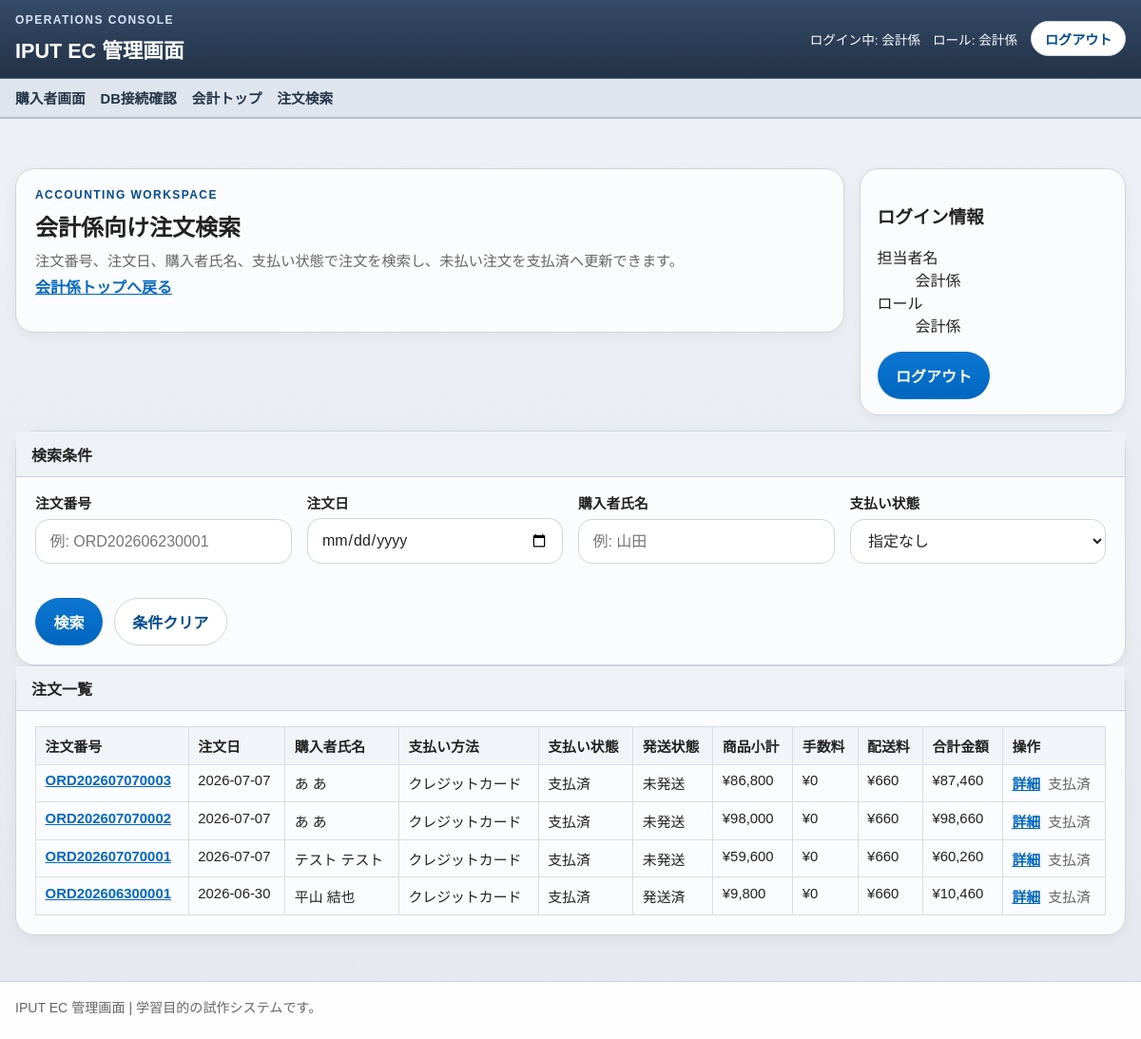
Page /staff/accountant/orders (signed in) on the earlier database version.
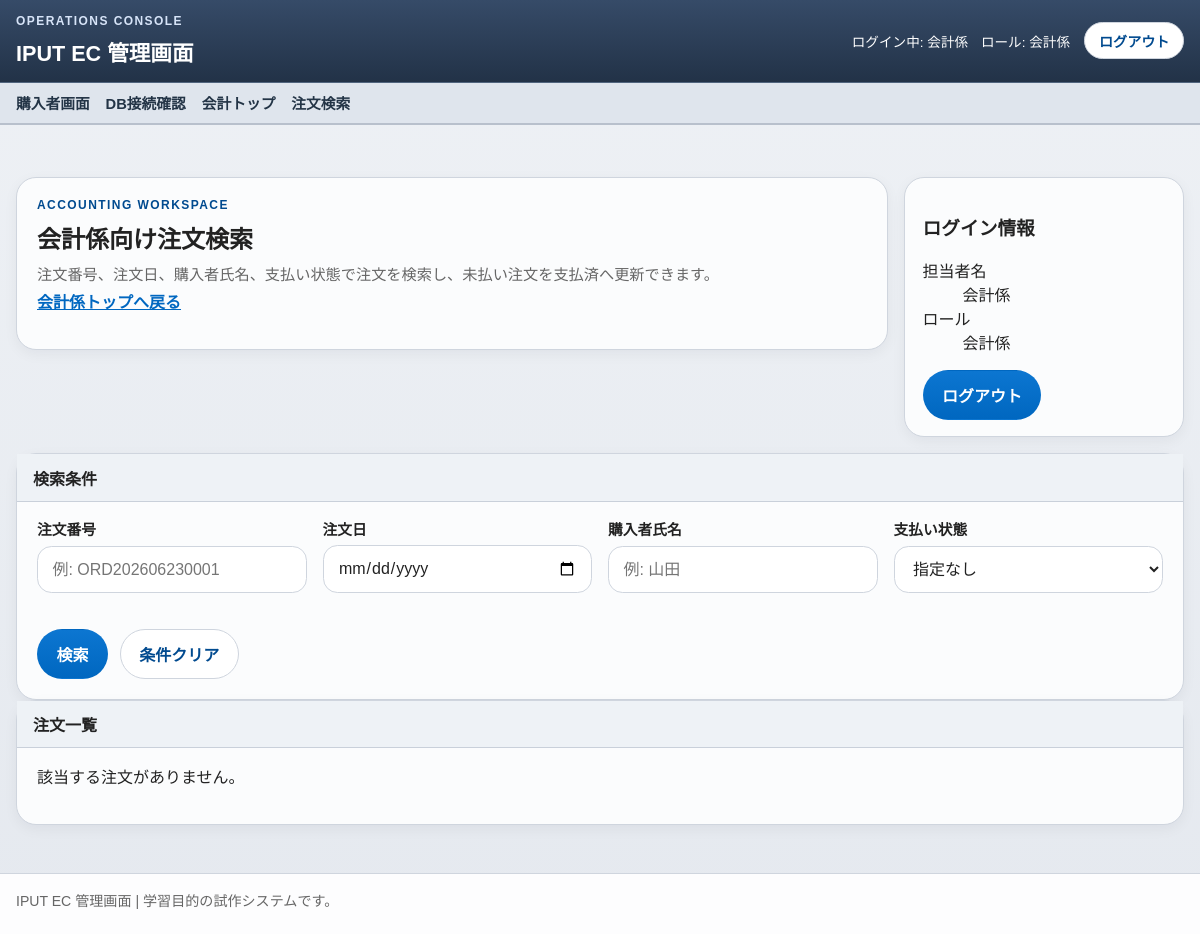
Same page on the later database version.
### tables this page shows
CREATE TABLE orders (
    id INTEGER PRIMARY KEY AUTOINCREMENT,
    order_no TEXT NOT NULL UNIQUE,
    order_date TEXT NOT NULL,
    customer_name TEXT NOT NULL,
    customer_address TEXT NOT NULL,
    customer_contact TEXT NOT NULL,
    order_type TEXT NOT NULL CHECK (order_type IN ('phone_fax', 'online')),
    payment_method TEXT NOT NULL CHECK (payment_method IN ('bank', 'convenience', 'cod', 'credit')),
    payment_status TEXT NOT NULL CHECK (payment_status IN ('unpaid', 'paid')),
    shipping_status TEXT NOT NULL CHECK (shipping_status IN ('unshipped', 'shipped')),
    subtotal INTEGER NOT NULL DEFAULT 0,
    fee INTEGER NOT NULL DEFAULT 0,
    shipping_fee INTEGER NOT NULL DEFAULT 0,
    total_amount INTEGER NOT NULL DEFAULT 0,
    created_at TEXT NOT NULL DEFAULT CURRENT_TIMESTAMP,
    updated_at TEXT NOT NULL DEFAULT CURRENT_TIMESTAMP
);

### app/Views/staff/accounting_orders.php (the view, shortened to what the changed rows need)
<section class="staff-hero">
    <div class="panel">
        <h2>会計係向け注文検索</h2>
    </div>
</section>
<section class="panel">
    <div class="panel-heading-bar">
        <h3>注文一覧</h3>
    </div>
    <?php if ($orders === []): ?>
        <p class="empty-state">該当する注文がありません。</p>
    <?php else: ?>
        <div class="table-wrap">
            <table class="data-table">
                <thead>
                    <tr>
                        <th>注文番号</th>
                        <th>注文日</th>
                        <th>購入者氏名</th>
                        <th>支払い方法</th>
                        <th>支払い状態</th>
                        <th>発送状態</th>
                        <th>商品小計</th>
                        <th>手数料</th>
                        <th>配送料</th>
                        <th>合計金額</th>
                        <th>操作</th>
                    </tr>
                </thead>
                <tbody>
                    <?php foreach ($orders as $order): ?>
                        <tr>
                            <td><a class="text-link" href="/staff/accountant/orders/<?= e((string) $order['order_no']) ?>"><?= e((string) $order['order_no']) ?></a></td>
                            <td><?= e(substr((string) $order['order_date'], 0, 10)) ?></td>
                            <td><?= e((string) $order['customer_name']) ?></td>
                            <td><?= e((string) $order['payment_method_label']) ?></td>
                            <td><?= e((string) $order['payment_status_label']) ?></td>
                            <td><?= e((string) $order['shipping_status_label']) ?></td>
                            <td>¥<?= number_format((int) $order['subtotal']) ?></td>
                            <td>¥<?= number_format((int) $order['fee']) ?></td>
                            <td>¥<?= number_format((int) $order['shipping_fee']) ?></td>
                            <td>¥<?= number_format((int) $order['total_amount']) ?></td>
                            <td>
                                <div class="inline-actions">
                                    <a class="text-link" href="/staff/accountant/orders/<?= e((string) $order['order_no']) ?>">詳細</a>
                                    <?php if (!empty($order['can_update_payment'])): ?>
                                        <form method="post" action="/staff/accountant/orders/<?= e((string) $order['order_no']) ?>/payment">
                                            <input type="hidden" name="_csrf" value="<?= e((string) $csrfToken) ?>">
                                            <button class="button-link button-submit button-small" type="submit">支払済へ更新</button>
                                        </form>
                                    <?php else: ?>
                                        <span class="status-muted"><?= e((string) $order['payment_status_label']) ?></span>
                                    <?php endif; ?>
                                </div>
                            </td>
                        </tr>
                    <?php endforeach; ?>
                </tbody>
            </table>
        </div>
    <?php endif; ?>
</section>

### app/Views/layouts/header.php (shortened to what the changed rows need)
<?php
$adminApplicationName = (string) config('app.admin_name', 'IPUT EC 管理画面');
$authUser = $_SESSION['auth'] ?? null;
$currentPath = current_path();
$isAdminArea = $currentPath === '/login' || str_starts_with($currentPath, '/staff');
$isCustomerArea = !$isAdminArea;
$bodyClass = $isAdminArea ? 'admin-shell admin-page' : 'customer-shell public-page';
$serviceName = (string) config('app.customer_ui.service_name', 'IPUT EC');
$shippingCopy = (string) config('app.customer_ui.shipping_copy', '');
$searchQuery = trim((string) ($_GET['name'] ?? ''));
$selectedCategory = trim((string) ($_GET['category'] ?? ''));
$headerCategoryOptions = isset($categoryOptions) && is_array($categoryOptions) ? array_slice($categoryOptions, 0, 16) : [];
$favoriteCount = 0;
$customerUtilityLinks = [
    ['label' => sprintf('お気に入り商品%s', $favoriteCount > 0 ? ' (' . $favoriteCount . ')' : ''), 'url' => '/favorites', 'icon' => 'heart'],
    ['label' => 'サイトマップ', 'url' => '/sitemap', 'icon' => 'map'],
    ['label' => '店舗のご案内', 'url' => '/stores', 'icon' => 'store'],
];
$cartCount = 0;
$subtotal = 0;
$currentRole = (string) (($authUser['role'] ?? ''));
$adminMenu = [
    'receptionist' => [
        ['label' => '受付トップ', 'url' => '/staff/receptionist'],
        ['label' => '注文登録', 'url' => '/staff/receptionist/orders/new'],
        ['label' => '商品検索', 'url' => '/staff/receptionist/products'],
        ['label' => '注文確認', 'url' => '/staff/receptionist/orders'],
    ],
    'accountant' => [
        ['label' => '会計トップ', 'url' => '/staff/accountant'],
        ['label' => '注文検索', 'url' => '/staff/accountant/orders'],
    ],
    'shipper' => [
        ['label' => '発送トップ', 'url' => '/staff/shipper'],
        ['label' => '未発送一覧', 'url' => '/staff/shipper/orders'],
    ],
    'product_manager' => [
        ['label' => '商品管理トップ', 'url' => '/staff/product-manager'],
        ['label' => '商品一覧', 'url' => '/staff/product-manager/products'],
        ['label' => '新規追加', 'url' => '/staff/product-manager/products/new'],
    ],
];
?>
<!DOCTYPE html>
<html lang="ja">
<head>
    <link rel="stylesheet" href="/assets/css/style.css">
</head>
<body class="<?= e($bodyClass) ?>">
<?php if ($isCustomerArea): ?>
    <header class="site-header customer-header">
        <div class="customer-utility-bar">
            <div class="container customer-utility-inner">
                <nav class="customer-utility-links" aria-label="補助メニュー">
                    <?php foreach ($customerUtilityLinks as $link): ?>
                        <?php $isFavoriteUtilityLink = (string) $link['url'] === '/favorites'; ?>
                        <a href="<?= e((string) $link['url']) ?>" <?= $isFavoriteUtilityLink ? 'data-favorite-link' : '' ?>>
                            <i data-lucide="<?= e((string) $link['icon']) ?>" aria-hidden="true"></i>
                            <span <?= $isFavoriteUtilityLink ? 'data-favorite-label' : '' ?>><?= e((string) $link['label']) ?></span>
                        </a>
                    <?php endforeach; ?>
                </nav>
                <div class="customer-utility-status">
                    <span><?= e($shippingCopy) ?></span>
                </div>
            </div>
        </div>
        <div class="customer-search-row">
            <div class="container customer-search-inner">
                <a class="customer-brand-link" href="/">
                    <strong><?= e($serviceName) ?></strong>
                </a>
                <form class="customer-search-form" method="get" action="/products" role="search">
                    <label class="sr-only" for="header-category">カテゴリ</label>
                    <select id="header-category" name="category" class="customer-search-category">
                        <option value="">カテゴリ</option>
                        <?php foreach ($headerCategoryOptions as $category): ?>
                            <option value="<?= e((string) $category['value']) ?>" <?= $selectedCategory === (string) $category['value'] ? 'selected' : '' ?>>
                                <?= e((string) $category['value']) ?>
                            </option>
                        <?php endforeach; ?>
                    </select>
                    <label class="sr-only" for="global-search">商品検索</label>
                    <input id="global-search" type="text" name="name" value="<?= e($searchQuery) ?>" placeholder="ここにキーワードを入力">
                    <button class="button-link button-submit" type="submit">
                        <i data-lucide="search" aria-hidden="true"></i>
                        検索
                    </button>
                </form>
                <a class="customer-cart-link" href="/cart">
                    <i data-lucide="shopping-cart" aria-hidden="true"></i>
                    <strong><?= e((string) $cartCount) ?></strong>
                    <?= $cartCount > 0 ? '<span>¥' . number_format((int) $subtotal) . '</span>' : '' ?>
                </a>
            </div>
        </div>
        <div class="customer-nav-wrap">
            <div class="container customer-nav-inner">
                <nav class="site-nav customer-nav" aria-label="主要メニュー">
                    <a href="/"><i data-lucide="home" aria-hidden="true"></i>トップ</a>
                    <a href="/products"><i data-lucide="grid-3x3" aria-hidden="true"></i>商品一覧</a>
                    <a href="/cart"><i data-lucide="shopping-cart" aria-hidden="true"></i>カート</a>
                    <a href="/checkout"><i data-lucide="clipboard-check" aria-hidden="true"></i>ご注文手続き</a>
                </nav>
                <p class="customer-speed-copy">日本全国スピードお届け実施中</p>
            </div>
        </div>
    </header>
<?php else: ?>
    <header class="site-header admin-header">
        <div class="admin-header-top">
            <div class="container admin-header-top-inner">
                <div class="admin-brand-block">
                    <h1><?= e($adminApplicationName) ?></h1>
                </div>
            </div>
        </div>
        <div class="admin-header-nav-wrap">
            <div class="container">
                <nav class="site-nav admin-nav" aria-label="業務メニュー">
                    <a href="/">購入者画面</a>
                    <a href="/system/db-check">DB接続確認</a>
                    <?php foreach (($adminMenu[$currentRole] ?? []) as $menuItem): ?>
                        <a href="<?= e((string) $menuItem['url']) ?>"><?= e((string) $menuItem['label']) ?></a>
                    <?php endforeach; ?>
                </nav>
            </div>
        </div>
    </header>
<?php endif; ?>
<main class="container page-content">

Differences in the rows shown:
removed orders: order_no "ORD202607070003", order_date "2026-07-07", customer_name "あ あ", payment_method_label "クレジットカード", payment_status_label "支払済", shipping_status_label "未発送", subtotal "86,800", fee "0", shipping_fee "660", total_amount "87,460"
removed orders: order_no "ORD202607070002", order_date "2026-07-07", customer_name "あ あ", payment_method_label "クレジットカード", payment_status_label "支払済", shipping_status_label "未発送", subtotal "98,000", fee "0", shipping_fee "660", total_amount "98,660"
removed orders: order_no "ORD202607070001", order_date "2026-07-07", customer_name "テスト テスト", payment_method_label "クレジットカード", payment_status_label "支払済", shipping_status_label "未発送", subtotal "59,600", fee "0", shipping_fee "660", total_amount "60,260"
removed orders: order_no "ORD202606300001", order_date "2026-06-30", customer_name "平山 結也", payment_method_label "クレジットカード", payment_status_label "支払済", shipping_status_label "発送済", subtotal "9,800", fee "0", shipping_fee "660", total_amount "10,460"
Other differences:
text no longer shown: "注文番号 注文日 購入者氏名 支払い方法 支払い状態 発送状態 商品小計 手数料 配送料 合計金額 操作"
text now shown: "該当する注文がありません。"
